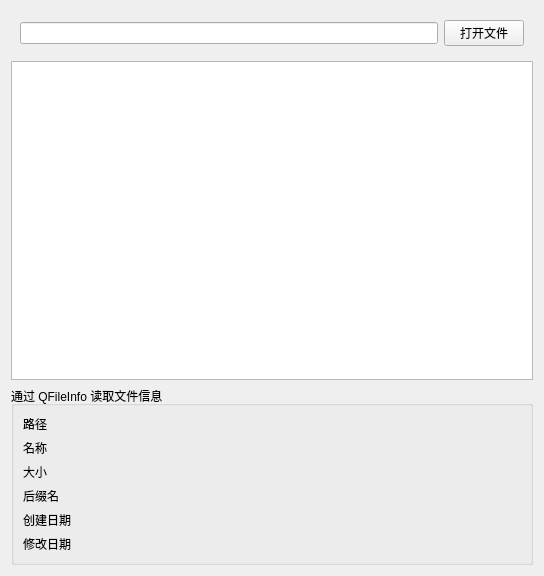
<?xml version="1.0" encoding="UTF-8"?>
<ui version="4.0">
 <class>Widget</class>
 <widget class="QWidget" name="Widget">
  <property name="geometry">
   <rect>
    <x>0</x>
    <y>0</y>
    <width>544</width>
    <height>576</height>
   </rect>
  </property>
  <property name="windowTitle">
   <string>Widget</string>
  </property>
  <layout class="QVBoxLayout" name="verticalLayout">
   <item>
    <widget class="QWidget" name="widget" native="true">
     <layout class="QHBoxLayout" name="horizontalLayout">
      <item>
       <widget class="QLineEdit" name="leFilePath"/>
      </item>
      <item>
       <widget class="QPushButton" name="btnOpenFile">
        <property name="text">
         <string>打开文件</string>
        </property>
       </widget>
      </item>
     </layout>
    </widget>
   </item>
   <item>
    <widget class="QTextEdit" name="textEdit"/>
   </item>
   <item>
    <widget class="QGroupBox" name="groupBox">
     <property name="title">
      <string>通过 QFileInfo 读取文件信息</string>
     </property>
     <layout class="QGridLayout" name="gridLayout">
      <item row="1" column="0">
       <widget class="QLabel" name="lbName">
        <property name="text">
         <string>名称</string>
        </property>
       </widget>
      </item>
      <item row="3" column="0">
       <widget class="QLabel" name="lbSuffix">
        <property name="text">
         <string>后缀名</string>
        </property>
       </widget>
      </item>
      <item row="0" column="0">
       <widget class="QLabel" name="lbPath">
        <property name="text">
         <string>路径</string>
        </property>
       </widget>
      </item>
      <item row="4" column="0">
       <widget class="QLabel" name="lbCreateTime">
        <property name="text">
         <string>创建日期</string>
        </property>
       </widget>
      </item>
      <item row="2" column="0">
       <widget class="QLabel" name="lbSize">
        <property name="text">
         <string>大小</string>
        </property>
       </widget>
      </item>
      <item row="5" column="0">
       <widget class="QLabel" name="lbModifTime">
        <property name="text">
         <string>修改日期</string>
        </property>
       </widget>
      </item>
     </layout>
    </widget>
   </item>
  </layout>
 </widget>
 <resources/>
 <connections/>
</ui>
